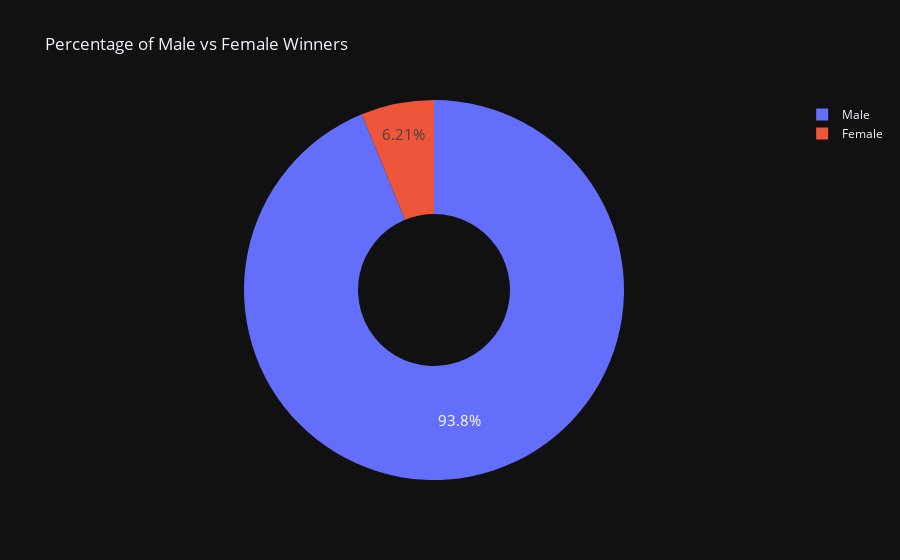

Notebook code cell kept with this figure:
### Markdown cell above
**Challenge**: Create a [donut chart using plotly](https://plotly.com/python/pie-charts/) which shows how many prizes went to men compared to how many prizes went to women. What percentage of all the prizes went to women?

### Code cell
biology = df_data.sex.value_counts()
fig = px.pie(
    labels=biology.index,
    values=biology.values,
    title='Percentage of Male vs Female Winners',
    names=biology.index,
    hole=0.4
)

fig.update_traces(textposition='inside', textfont_size=15, textinfo='percent')

fig.show()

### Figure 1 — Plotly figure (JSON) as saved in the notebook; plotly's stock layout.template omitted (floating-point values rounded to 4 significant figures)
{"data": [{"domain": {"x": [0.0, 1.0], "y": [0.0, 1.0]}, "hole": 0.4, "hovertemplate": "label=%{label}<br>value=%{value}<extra></extra>", "labels": ["Male", "Female"], "legendgroup": "", "name": "", "showlegend": true, "values": [876, 58], "type": "pie", "textfont": {"size": 15}, "textinfo": "percent", "textposition": "inside"}], "layout": {"legend": {"tracegroupgap": 0}, "title": {"text": "Percentage of Male vs Female Winners"}}}
